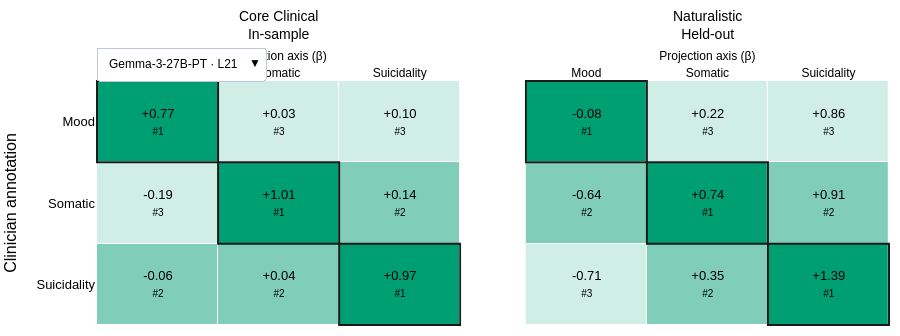

The cell this chart's notebook holds for it:
### Code cell
# Paper Figure 4 (d) (75's Fig. 3 d) per model: within each projection axis the three annotation
# groups are ranked by median β (rank 1 = highest); the outlined diagonal is each group on its
# own axis. Core clinical is the in-sample check, naturalistic the held-out test.
PANELS = [('core_clinical', 'Core Clinical<br>In-sample'), ('naturalistic', 'Naturalistic<br>Held-out')]
RANK_FILL = {1: GREEN_TINTS[2], 2: GREEN_TINTS[1], 3: GREEN_TINTS[0]}
# Colour scale runs over 4 - rank, so rank 1 is the darkest.
RANK_COLORSCALE = [[0, RANK_FILL[3]], [1 / 3, RANK_FILL[3]], [1 / 3, RANK_FILL[2]],
                   [2 / 3, RANK_FILL[2]], [2 / 3, RANK_FILL[1]], [1, RANK_FILL[1]]]
ORDINAL = {1: '1st', 2: '2nd', 3: '3rd'}


def rank_panel(pg, dataset):
    """z = 4 - rank, text = median β / #rank, hover = median, IQR, n, rank for each cell."""
    sub = pg[pg['dataset'] == dataset]
    rank = sub.groupby('clinician_annotation')[SYMPTOMS].median().rank(ascending=False, method='min')
    z, text, hover = [], [], []
    for an in SYMPTOMS:
        grp = sub[sub['clinician_annotation'] == an]
        z.append([]), text.append([]), hover.append([])
        for ax_ in SYMPTOMS:
            rk = int(rank.loc[an, ax_])
            q1, med, q3 = grp[ax_].quantile([0.25, 0.5, 0.75])
            z[-1].append(4 - rk)
            text[-1].append(f"{med:+.2f}<br><span style='font-size:10px'>#{rk}</span>")
            hover[-1].append(f"{ANNOTATION_LABEL[an]} texts (n = {len(grp)})<br>β {ANNOTATION_LABEL[ax_]}: "
                             f"median {med:+.2f} (Q1 {q1:+.2f}, Q3 {q3:+.2f})<br>{ORDINAL[rk]} of 3 on this axis")
    return z, text, hover


def rank_figure(pg):
    fig = make_subplots(rows=1, cols=2, horizontal_spacing=0.08, subplot_titles=[t for _, t in PANELS])
    for c, (dataset, _) in enumerate(PANELS, start=1):
        z, text, hover = rank_panel(pg, dataset)
        fig.add_trace(go.Heatmap(
            z=z, x=[ANNOTATION_LABEL[a] for a in SYMPTOMS], y=[ANNOTATION_LABEL[a] for a in SYMPTOMS],
            zmin=0.5, zmax=3.5, colorscale=RANK_COLORSCALE, xgap=1, ygap=1,
            text=text, texttemplate='%{text}', textfont=FONT, customdata=hover,
            hovertemplate='%{customdata}<extra></extra>', showscale=False,
        ), row=1, col=c)
        for i in range(len(SYMPTOMS)):  # outline the matching annotation / axis cells
            fig.add_shape(type='rect', x0=i - 0.5, x1=i + 0.5, y0=i - 0.5, y1=i + 0.5,
                          xref=f"x{'' if c == 1 else c}", yref=f"y{'' if c == 1 else c}",
                          line=dict(color='#1a1a1a', width=2))
    fig.update_yaxes(autorange='reversed', showgrid=False)
    fig.update_yaxes(title_text='Clinician annotation', row=1, col=1)
    fig.update_yaxes(showticklabels=False, row=1, col=2)
    fig.update_xaxes(side='top', showgrid=False, tickangle=0, tickfont=TICK,
                     title_text='Projection axis (β)', title_font=TICK, title_standoff=2)
    fig.update_layout(template='plotly_white', font=FONT, height=336, margin=dict(l=10, r=10, t=80, b=10))
    fig.update_annotations(yshift=36, font=TITLE)  # two-line panel titles above the axis headers
    return fig


fig_coef_rank = model_dropdown([rank_figure(projection_frames[mdl]) for mdl in coef_models], coef_models)
fig_coef_rank.show()
